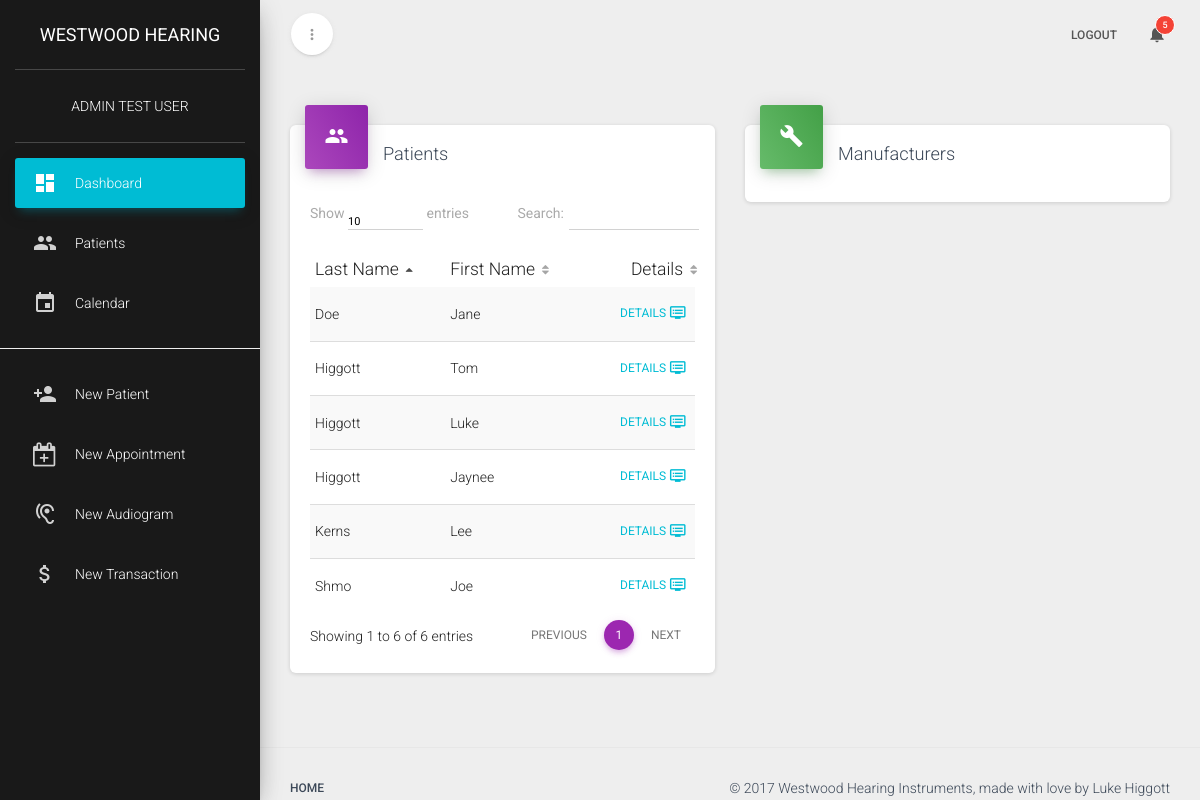
The app's page / (signed in), older data.
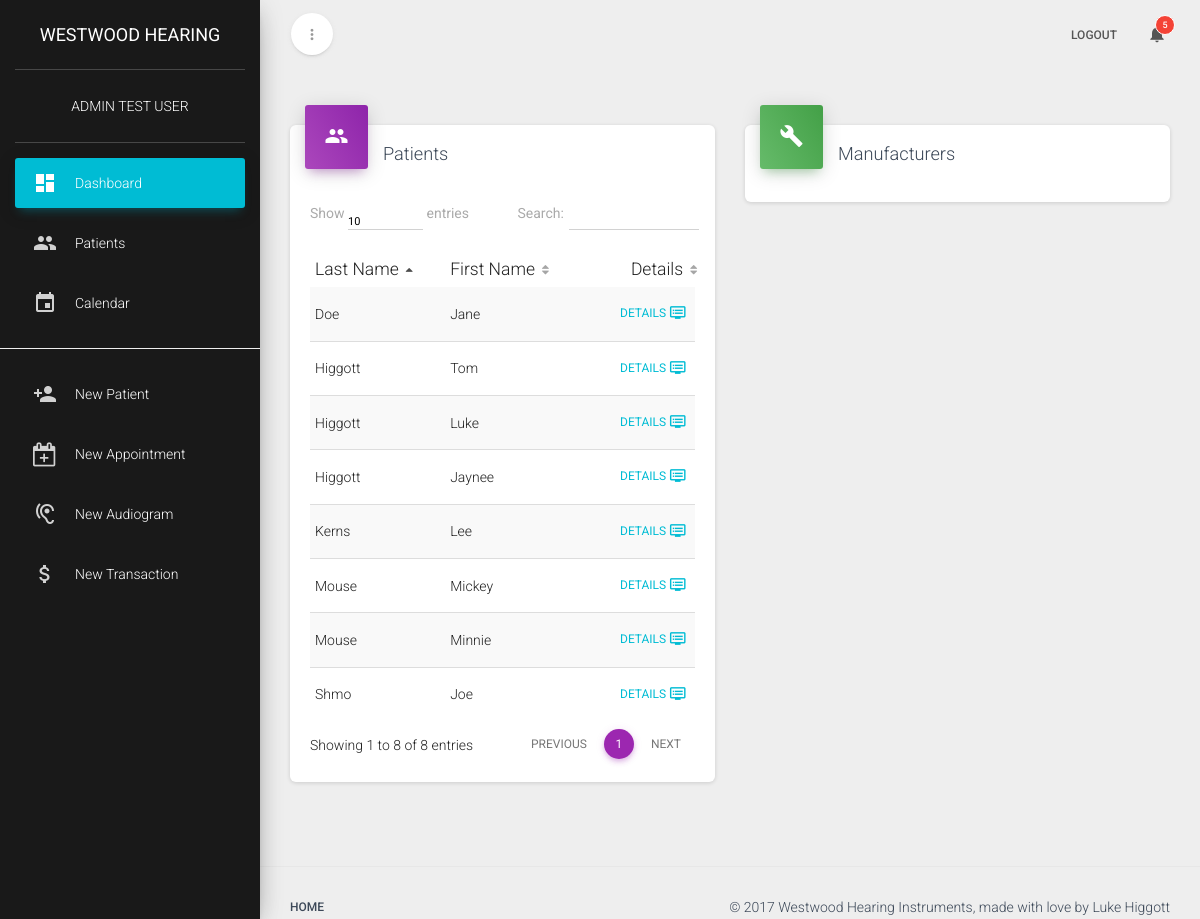
The same page, newer data.
### OMS/models.py (models this page shows, shortened)
class Patient(models.Model):
	fname = models.CharField('First Name', max_length=30, blank=True)
	lname = models.CharField('Last Name', max_length=30, blank=True)
	gender = models.CharField('Gender', max_length=1, choices=GENDER_CHOICES, default='')
	phone = models.CharField('Phone Number', max_length=10, blank=True)
	email = models.EmailField('Email Address', blank=True)
	street = models.TextField('Street Address', blank=True)
	city = models.TextField('City', blank=True)
	state = models.CharField('State', max_length=2, blank=True)
	zipcode = models.IntegerField('Zip Code', blank=True, null=True)
	notes = models.TextField('Notes', blank=True)
	createdate = models.DateTimeField('Became a patient on', auto_now_add=True)
	birthday = models.DateField('Birthday', blank=True)

### OMS/views.py (the view)
# urls.py: url(r'^$', views.home, name='home'),
@login_required
def home(request):
	patients = Patient.objects.all().order_by('lname')
	return render(request, 'OMS/home.html', {'patients': patients})

### OMS/templates/OMS/home.html (shortened to what this page needs)
{% extends 'OMS/base.html' %}
{% block content %}
<div class="row">
  <div class="col-md-6">
    <div class="card">
      <div class="card-header card-header-icon" data-background-color="purple">
        <i class="material-icons">people</i>
      </div>
      <div class="card-content">
        <h4 class="card-title">Patients</h4>
        <div class="material-datatables">
          <div id="datatables_wrapper" class="dataTables_wrapper form-inline dt-bootstrap">
            <table id="datatables" class="table table-striped table-no-bordered table-hover dataTable dtr-inline" style="width: 100%;" role="grid" aria-describedby="datatables_info" width="100%" cellspacing="0">
              <thead>
                <tr role="row">
                  <th>Last Name</th>
                  <th>First Name</th>
                  <th class="text-right">Details</th>
                </tr>
              </thead>
              <tbody>
                {% for patient in patients %}
                <tr>
                  <td>{{ patient.lname }}</td>
                  <td>{{ patient.fname }}</td>
                  <td class="text-right">
                    <a href="/patient/{{ patient.id }}" class="btn btn-simple btn-info btn-icon edit">DETAILS <i class="material-icons">dvr</i></a>
                  </td>
                </tr>
                {% endfor %}
              </tbody>
            </table>
          </div>
        </div>
      </div>
    </div>
  </div>
  <div class="col-md-6">
    <div class="card">
      <div class="card-header card-header-icon" data-background-color="green">
        <i class="material-icons">build</i>
      </div>
      <div class="card-content">
        <h4 class="card-title">
          Manufacturers
        </h4>
      </div>
    </div>
  </div>
</div>
{% endblock %}

Row changes from the older to the newer data that the page shows:
added Patient: lname "Mouse", fname "Mickey"
added Patient: lname "Mouse", fname "Minnie"
Text that changed along with them:
text written by a page script: "Show entries Search: Showing 1 to 6 of 6 entries PREVIOUS 1 NEXT" → "Show entries Search: Showing 1 to 8 of 8 entries PREVIOUS 1 NEXT"
